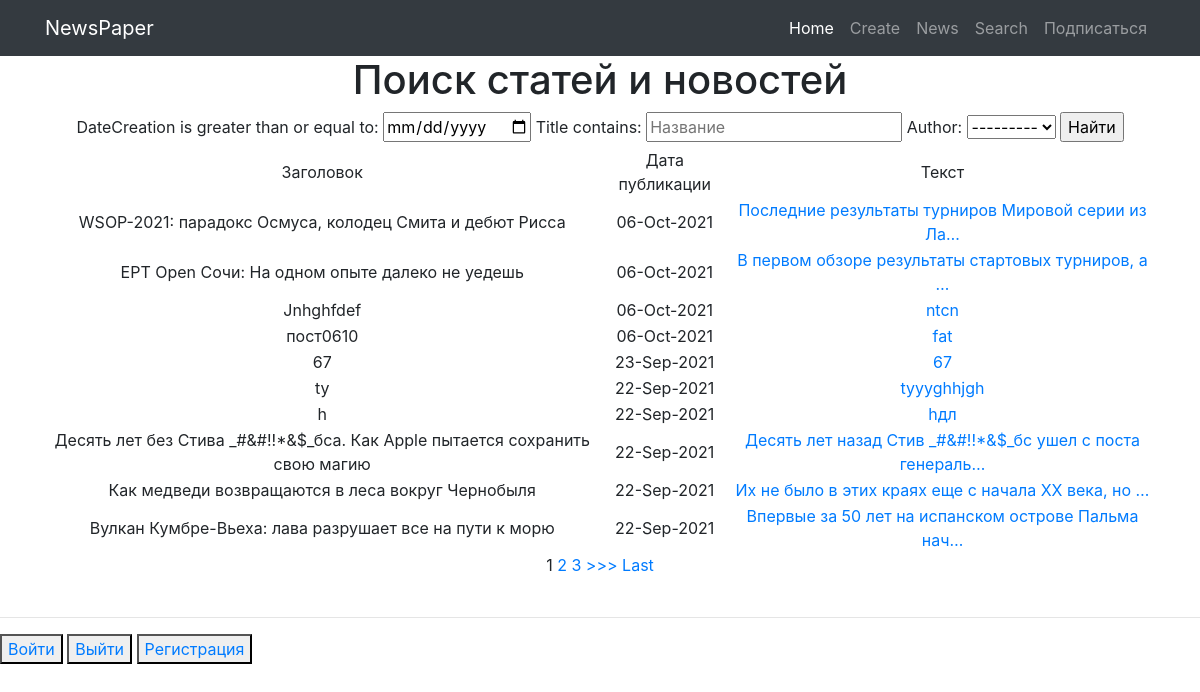
The page /news/search/ on the database as committed earlier.
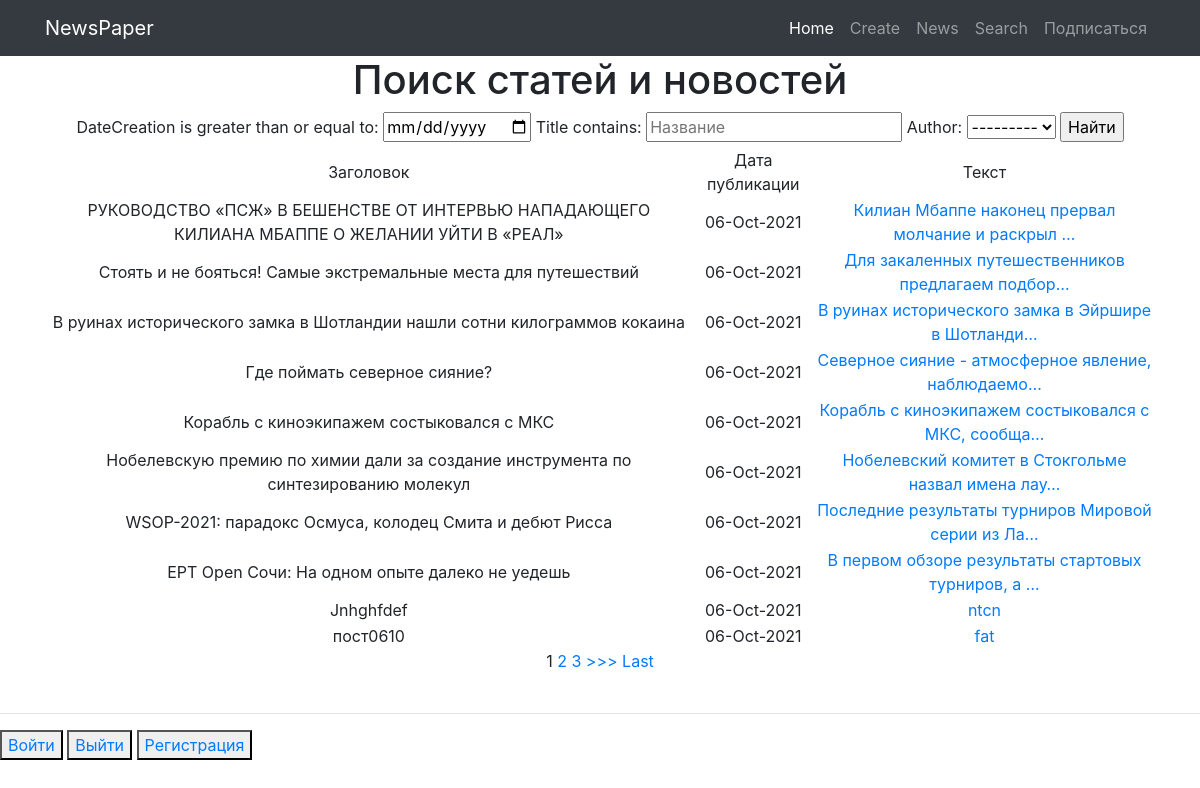
The same page on the database as committed later.
### myapp/models.py (models this page shows, shortened)
class Post(models.Model):
    author = models.ForeignKey(Author, on_delete= models.CASCADE)
    NEWS = 'NW'
    ARTICLE = 'AR'
    CATEGORY_CHOICE = (
        (NEWS, 'Новость'),
        (ARTICLE, 'Статья'),
    )
    categoryType = models.CharField(max_length=2,choices= CATEGORY_CHOICE, default= ARTICLE)
    dateCreation = models.DateTimeField(auto_now_add= True)
    postCategory = models.ManyToManyField(Category, through='PostCategory')
    title = models.CharField(max_length=128)
    text = models.TextField()
    rating = models.SmallIntegerField(default=0)

### myapp/views.py (the view)
# urls.py: path('search/', PostListSearch.as_view()),
class PostListSearch(ListView, ):
    model = Post
    template_name = 'posts_search.html'
    context_object_name = 'posts'
    queryset = Post.objects.order_by('-id')  # сортируем, еще можно через ordering = ['-id']
    paginate_by = 10  # поставим постраничный вывод в n-элемент
    def get_filter(self):
        return PostFilter(self.request.GET, queryset=super().get_queryset())
    def get_queryset(self):
        return self.get_filter().qs
    def get_context_data(self, *args, **kwargs):
        return {
            **super().get_context_data(*args, **kwargs),
            'filter': self.get_filter(),
        }

### myapp/models.py (called while the page is built)
    def __str__(self):
        return self.authorUser.username

### myapp/templatetags/custom_filters.py (called while the page is built)
@register.filter(name='censor')
def censor(value):
    cens_words = [
        'сторис',
        'подушка',
        'вещей',
        'Джо',
    ]
    for word in cens_words:
        if word in value:
            value = value.replace(word, '_#&#!!*&$_')
    return value

### templates/posts_search.html (shortened to what this page needs)
{% extends 'flatpages/default.html' %}
{% load custom_filters %}
{% block content %}
    <h1>Поиск статей и новостей</h1>
<form method="GET">
    {{ filter.form }}
    <input type="submit" value="Найти">
</form>
    {% if posts %}
    <table>
        <tr>
            <td>Заголовок</td>
            <td>Дата публикации</td>
            <td>Текст</td>
        </tr>
        {% for post in posts %}
            <tr>
                <td>{{ post.title|censor }}</td>
                <td>{{ post.dateCreation|date:'d-M-Y'}}</td>
                <td><a href="/news/{{post.id}}">{{ post.text|truncatechars:50|censor }}</a></td>
            </tr>
        {% endfor %}
    </table>
    {% else %}
        <h3>Постов пока нет</h3>
    {% endif %}
    {% if is_paginated %}
        {% for num in page_obj.paginator.page_range %}
            {% if page_obj.number == num %}
                <a>{{ num }}</a>
            {% elif num > page_obj.number|add:'-3' and num < page_obj.number|add:'3' %}
                <a href="?page={{ num }}">{{ num }}</a>
            {% endif %}
        {% endfor %}
        {% if page_obj.has_next %}
            <a href="?page={{ page_obj.next_page_number }}">>>></a>
            <a href="?page={{ page_obj.paginator.num_pages }}">Last</a>
        {% endif %}
    {% endif %}
{% endblock content %}

Rows that differ between the two databases and show on the page:
no longer on this page (row unchanged): Post: title|censor "67", dateCreation "23-Sep-2021", text|censor "67"
no longer on this page (row unchanged): Post: title|censor "ty", dateCreation "22-Sep-2021", text|censor "tyyyghhjgh"
no longer on this page (row unchanged): Post: title|censor "h", dateCreation "22-Sep-2021", text|censor "hдл"
no longer on this page (row unchanged): Post: title|censor "Десять лет без Стива _#&#!!*&$_бса. Как Apple пытается сохранить свою магию", dateCreation "22-Sep-2021", text|censor "Десять лет назад Стив _#&#!!*&$_бс ушел с поста генераль…"
no longer on this page (row unchanged): Post: title|censor "Как медведи возвращаются в леса вокруг Чернобыля", dateCreation "22-Sep-2021", text|censor "Их не было в этих краях еще с начала ХХ века, но …"
no longer on this page (row unchanged): Post: title|censor "Вулкан Кумбре-Вьеха: лава разрушает все на пути к морю", dateCreation "22-Sep-2021", text|censor "Впервые за 50 лет на испанском острове Пальма нач…"
added Post: title|censor "РУКОВОДСТВО «ПСЖ» В БЕШЕНСТВЕ ОТ ИНТЕРВЬЮ НАПАДАЮЩЕГО КИЛИАНА МБАППЕ О ЖЕЛАНИИ УЙТИ В «РЕАЛ»", dateCreation "06-Oct-2021", text|censor "Килиан Мбаппе наконец прервал молчание и раскрыл …"
added Post: title|censor "Стоять и не бояться! Самые экстремальные места для путешествий", dateCreation "06-Oct-2021", text|censor "Для закаленных путешественников предлагаем подбор…"
added Post: title|censor "В руинах исторического замка в Шотландии нашли сотни килограммов кокаина", dateCreation "06-Oct-2021", text|censor "В руинах исторического замка в Эйршире в Шотланди…"
added Post: title|censor "Где поймать северное сияние?", dateCreation "06-Oct-2021", text|censor "Северное сияние - атмосферное явление, наблюдаемо…"
added Post: title|censor "Корабль с киноэкипажем состыковался с МКС", dateCreation "06-Oct-2021", text|censor "Корабль с киноэкипажем состыковался с МКС, сообща…"
added Post: title|censor "Нобелевскую премию по химии дали за создание инструмента по синтезированию молекул", dateCreation "06-Oct-2021", text|censor "Нобелевский комитет в Стокгольме назвал имена лау…"
